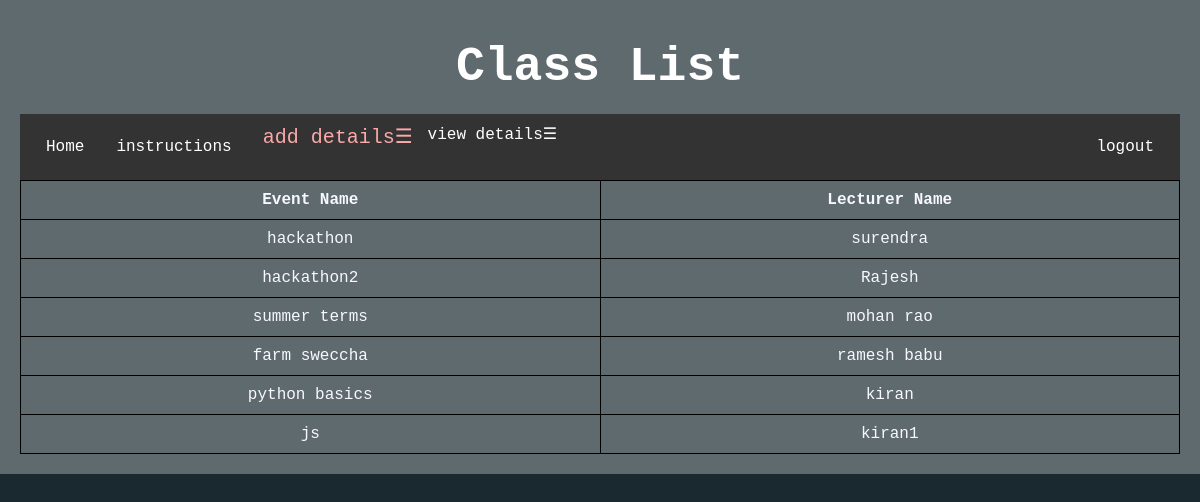
Page /class_list/ on the committed database.
### events/models.py (models this page shows, shortened)
class Class(models.Model):
    class_name = models.CharField(max_length=100)
    lecturer_name = models.CharField(max_length=100)

### events/views.py (the view)
# urls.py: path('class_list/', event_views.class_list, name='class_list'),
def class_list(request):
    classes = Class.objects.all()
    return render(request, 'class_list.html', {'classes': classes})

### events/templates/class_list.html (shortened to what this page needs)
<!DOCTYPE html>
<html>
<head>
</head>
<body><div class="header">
    <h1>Class List</h1>
      <div class="navbar" id="myNavbar">
        <ul>
            <li><a href="{% url 'admin_home' %}">Home</a></li>
            <li><a href="{% url 'instructionsadmin' %}">instructions</a></li>
            <li class="dropdown">
                <span class="menu-icon" onclick="toggleDropdown()">add details&#9776;</span>
             <li class="dropdown">
                <span onclick="toggleDropdown()">view details&#9776;</span>
            </li>
            </li>
            <div class="ng"><li><a href="{% url 'login' %}">logout</a></li></div>
        </ul>
    </div>
    <table>
        <thead>
            <tr>
                <th>Event Name</th>
                <th>Lecturer Name</th>
            </tr>
        </thead>
        <tbody>
            {% for class_obj in classes %}
            <tr>
                <td>{{ class_obj.class_name }}</td>
                <td>{{ class_obj.lecturer_name }}</td>
            </tr>
            {% endfor %}
        </tbody>
    </table>
</body>
</html>

### events/templates/class_list.html (style rules this page uses)
body { margin: 0; padding: 0; font-family: 'Courier New', monospace; color: ghostwhite; background-color: #1A2930; }
.header { background-color: rgba(255, 255, 255,0.3); padding: 20px; text-align: center; position: relative; z-index: 3; }
h1 { color: white; font-size: 48px; margin: 0; padding: 20px; }
.navbar { background-color: #333; color: #fff; padding: 10px; }
.navbar ul { list-style-type: none; margin: 0; padding: 0; overflow: hidden; }
.navbar li { float: left; }
.ng { float:right; }
.navbar li a { display: block; color: #fff; text-align: center; padding: 14px 16px; text-decoration: none; }
.dropdown { position: relative; display:block; cursor:wait; }
.menu-icon { cursor: wait; color: #fba9a9; font-size: 20px; padding: 15px; }
table { width: 100%; border-collapse: collapse; }
th, td { border: 1px solid black; padding: 10px; word-wrap: break-word; max-width: 200px; }

### rows in the picture
Class: class_name "hackathon", lecturer_name "surendra"
Class: class_name "hackathon2", lecturer_name "Rajesh"
Class: class_name "summer terms", lecturer_name "mohan rao"
Class: class_name "farm sweccha", lecturer_name "ramesh babu"
Class: class_name "python basics", lecturer_name "kiran"
Class: class_name "js", lecturer_name "kiran1"
